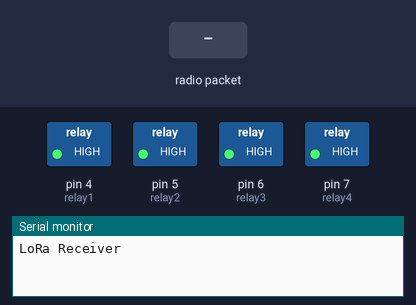
Recording of a sketch running on a simulated Arduino Uno, built with avr-gcc and run on an emulated ATmega328P. Parts: switched loads named in the sketch (green lamp = pin HIGH), the last lines printed to the serial monitor. Inputs (shaded band) come from the test bench. No radio packets arrive unless stated.

Above: at 1.2 s.
1.3 s: radio packet "R1:ON" arrives
At 3.5 s:
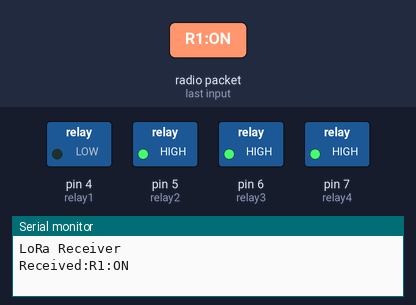
3.8 s: radio packet "R2:ON" arrives
At 5.4 s:
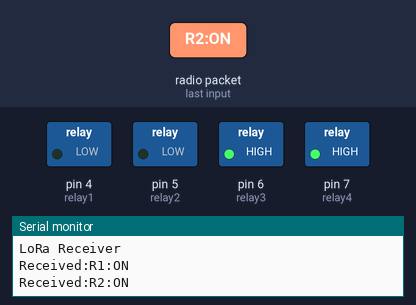
6.3 s: radio packet "R1:OFF" arrives
At 8.5 s:
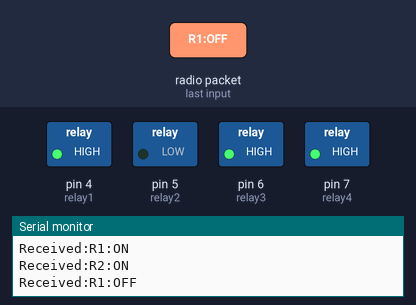
8.8 s: radio packet "R3:ON" arrives
At 10.4 s:
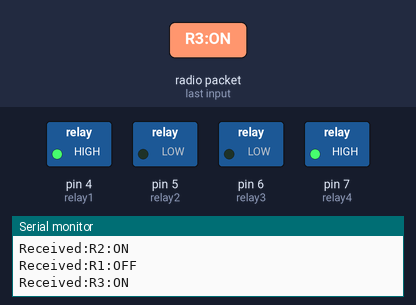
11.3 s: radio packet "R2:OFF" arrives
At 13.5 s:
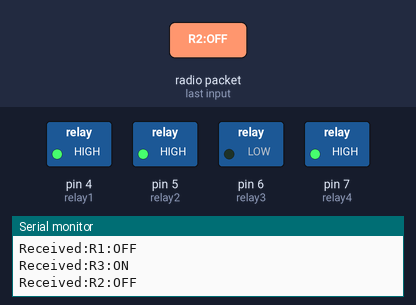
13.8 s: radio packet "R4:ON" arrives
At 15.4 s:
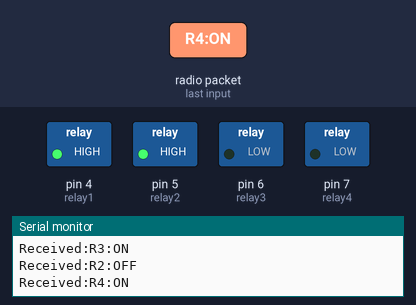
Timing chart, 0 to 16.9 s (numbered marks = the images above; inputs shaded):
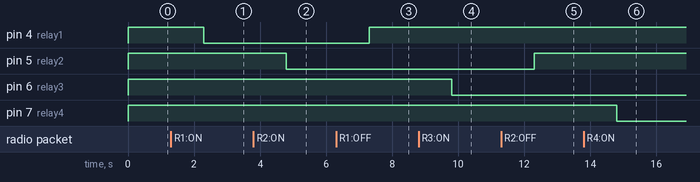

The sketch:

receiver.ino
```cpp
#include <SPI.h>
#include <LoRa.h>

#define OFF HIGH
#define ON LOW

int relay1 = 4 ;
int relay2 = 5 ;
int relay3 = 6 ;
int relay4 = 7 ;

bool r1_status;
bool r2_status;
bool r3_status;
bool r4_status;

String LoRaData = "";    // string to hold input
String LoRaData2 = "";
String str ;
int val = 0;

void setup() {
  Serial.begin(9600);
  pinMode(relay1,OUTPUT);
  pinMode(relay2,OUTPUT);
  pinMode(relay3,OUTPUT);
  pinMode(relay4,OUTPUT);

  digitalWrite(relay1,OFF);
  digitalWrite(relay2,OFF);
  digitalWrite(relay3,OFF);
  digitalWrite(relay4,OFF);

   //  Set loRa frequency
  //  433E6 for Asia
  //  866E6 for Europe
  //  915E6 for North America

  while (!Serial);
  Serial.println("LoRa Receiver");
  if (!LoRa.begin(433E6)) {
    Serial.println("Starting LoRa failed!");
    while (1);
  }
}

void loop(){
  // try to parse packet
  int packetSize = LoRa.parsePacket();

  if (packetSize) {
    // read packet
    while (LoRa.available()) {
      LoRaData = LoRa.readString();
      Serial.println("Received:" + LoRaData);

      if (LoRaData.indexOf("R1:ON") >=0 && !r1_status){digitalWrite(relay1,ON); r1_status = true;}
      else if (LoRaData.indexOf("R1:OFF") >=0 && r1_status){ digitalWrite(relay1,OFF); r1_status = false; }

      if (LoRaData.indexOf("R2:ON") >=0 && !r2_status){ digitalWrite(relay2,ON);  r2_status = true; }
      else if (LoRaData.indexOf("R2:OFF") >=0 && r2_status){ digitalWrite(relay2,OFF);  r2_status = false; }

      if (LoRaData.indexOf("R3:ON") >=0 && !r3_status){digitalWrite(relay3,ON); r3_status = true;}
      else if (LoRaData.indexOf("R3:OFF") >=0 && r3_status){ digitalWrite(relay3,OFF); r3_status = false;}

      if (LoRaData.indexOf("R4:ON") >=0 && !r4_status){ digitalWrite(relay4,ON); r4_status = true;}
      else if (LoRaData.indexOf("R4:OFF") >=0 && r4_status){ digitalWrite(relay4,OFF);r4_status = false;}
      /*
     // print RSSI of packet
     Serial.print("' with RSSI ");
     Serial.println(LoRa.packetRssi());
     */
    }

  }
  //Serial.println(LoRaData);
  //delay(100);
}
```

Measured:
- after the input at 1.3 s, pin 4 (relay1): HIGH → LOW after 1.0 s
- after the input at 3.8 s, pin 5 (relay2): HIGH → LOW after 1.0 s
- after the input at 6.3 s, pin 4 (relay1): LOW → HIGH after 1.0 s
- after the input at 8.8 s, pin 6 (relay3): HIGH → LOW after 1.0 s
- after the input at 11.3 s, pin 5 (relay2): LOW → HIGH after 1.0 s
- after the input at 13.8 s, pin 7 (relay4): HIGH → LOW after 1.0 s
